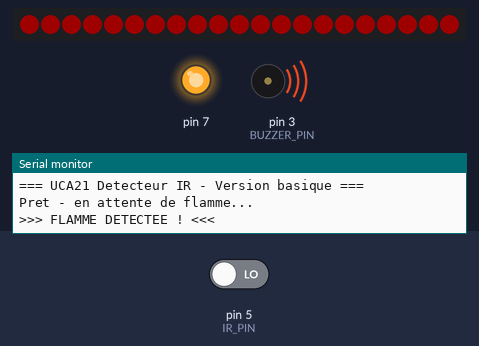
Bench run of a sketch on a simulated Arduino Uno, built with avr-gcc and run on an emulated ATmega328P. Shown: 21 RGB LEDs in strip order, left to right, output pins drawn as LEDs (lit = HIGH), buzzer (waves = sounding), the last lines printed to the serial monitor. The test bench sets the inputs (shaded band); at power-on: pin 5 (IR_PIN) LOW. Dim RGB values are drawn brighter than linear.

Above: at 2.2 s.
2.3 s: pin 5 (IR_PIN) driven HIGH
At 2.9 s:
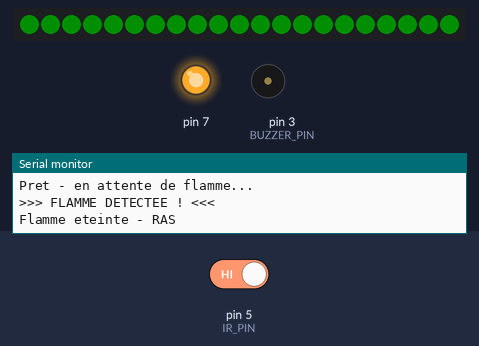
4.0 s: pin 5 (IR_PIN) driven LOW
At 4.1 s:
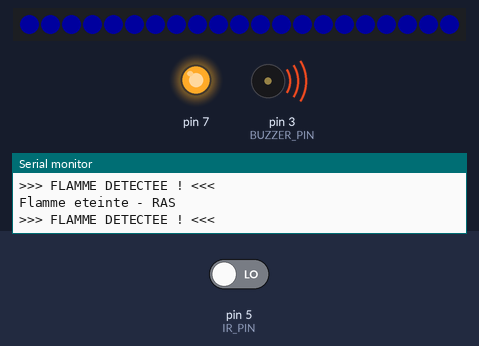
Timing chart, 0 to 12.9 s (numbered marks = the images above; inputs shaded):
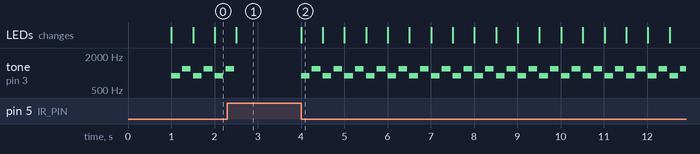

The sketch:

detecteur_basic.ino
```cpp
/*******************************************************************************
 * UCA21 Board - Detecteur de flamme IR - Version basique sans LoRa
 *
 * Capteur IR sur D5, Buzzer sur D3, LEDs WS2812 sur D4
 * Bibliotheque : FastLED
 *
 * Comportement :
 *   - Pas de flamme : LEDs vertes, silence
 *   - Flamme detectee : LEDs alternance bleu/rouge + buzzer
 *
 * Note : le capteur IR donne LOW quand il detecte une flamme
 ******************************************************************************/

#include <FastLED.h>

// LEDs WS2812
#define DATA_PIN    4
#define LED_TYPE    WS2811
#define COLOR_ORDER GRB
#define NUM_LEDS    21
#define BRIGHTNESS  30
CRGB leds[NUM_LEDS];

// Pins
#define BUZZER_PIN  3
#define IR_PIN      5

// Variables
bool alarmActive = false;
unsigned long lastBlink = 0;
bool ledState = false;

// LED helpers
void setAllLeds(CRGB color) {
  for (int i = 0; i < NUM_LEDS; i++) leds[i] = color;
  FastLED.show();
}

// Buzzer
void beepAlert() {
  tone(BUZZER_PIN, 900, 200);
  delay(250);
  tone(BUZZER_PIN, 1200, 200);
  delay(250);
}

void setup() {
  Serial.begin(115200);
  delay(1000);
  Serial.println(F("=== UCA21 Detecteur IR - Version basique ==="));

  pinMode(IR_PIN, INPUT);
  pinMode(BUZZER_PIN, OUTPUT);
  pinMode(7, OUTPUT);
  digitalWrite(7, HIGH);

  FastLED.addLeds<LED_TYPE, DATA_PIN, COLOR_ORDER>(leds, NUM_LEDS).setCorrection(TypicalLEDStrip);
  FastLED.setBrightness(BRIGHTNESS);
  setAllLeds(CRGB::Green);
  Serial.println(F("Pret - en attente de flamme..."));
}

void loop() {
  unsigned long now = millis();
  bool flameDetected = (digitalRead(IR_PIN) == LOW);

  if (flameDetected) {
    if (!alarmActive) {
      alarmActive = true;
      Serial.println(F(">>> FLAMME DETECTEE ! <<<"));
    }
    // Alternance bleu/rouge
    if (now - lastBlink > 300) {
      lastBlink = now;
      ledState = !ledState;
      ledState ? setAllLeds(CRGB::Red) : setAllLeds(CRGB::Blue);
    }
    beepAlert();
  } else {
    if (alarmActive) {
      alarmActive = false;
      Serial.println(F("Flamme eteinte - RAS"));
      noTone(BUZZER_PIN);
      setAllLeds(CRGB::Green);
    }
  }
}
```

Measured:
- after the input at 2.3 s, tone on pin 3 (BUZZER_PIN): goes on until 2.5 s, then stays silent; the LEDs: change after 0.21 s (image 1)
- after the input at 4.0 s, tone on pin 3 (BUZZER_PIN): silent → 900 Hz at once, then repeats every 0.50 s: silent 0.05 s, 1200 Hz 0.20 s, silent 0.05 s, 900 Hz 0.20 s; the LEDs: change at once (image 2)
- by itself, tone on pin 3 (BUZZER_PIN): repeats every 0.50 s: silent 0.05 s, 1200 Hz 0.20 s, silent 0.05 s, 900 Hz 0.20 s
- what the display in image 2 shows lasts 0.5 s, from 4.0 s to 4.5 s
